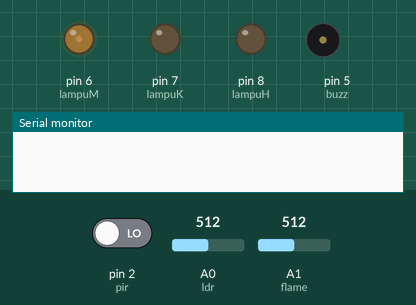
Bench run of a sketch on a simulated Arduino Uno, built with avr-gcc and run on an emulated ATmega328P. Parts: output pins drawn as LEDs (lit = HIGH), buzzer (waves = sounding, pin HIGH), the last lines printed to the serial monitor. The inputs (shaded band) are chosen by the test bench; at power-on: A1 (flame) = 512, A0 (ldr) = 512, pin 2 (pir) LOW.

Above: at 1.2 s.
1.3 s: A1 (flame) set to 538
At 2.1 s:
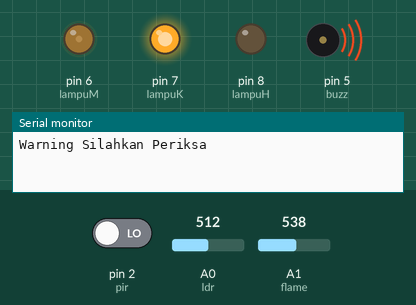
4.3 s: A1 (flame) set to 306
At 5.35 s:
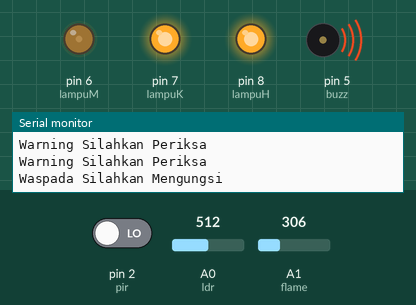
7.3 s: A0 (ldr) set to 716
At 7.55 s:
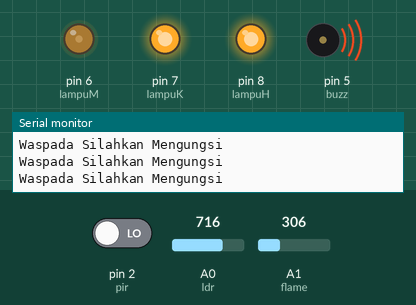
10.3 s: A1 (flame) set to 344
At 10.3 s:
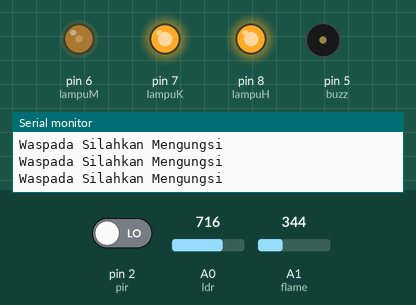
11.8 s: A0 (ldr) set to 0
At 12.9 s:
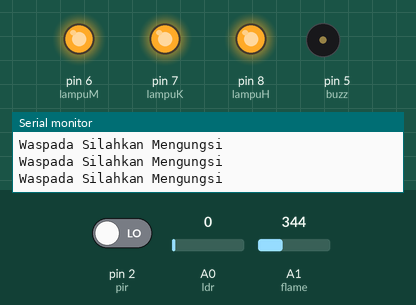
13.3 s: A1 (flame) set to 1023
At 14.0 s:
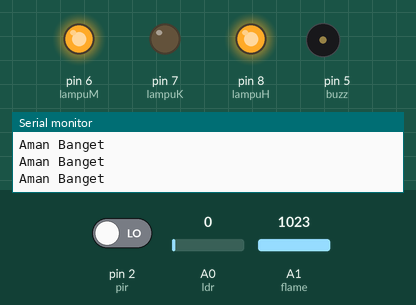
Timing chart, 0 to 15.8 s (numbered marks = the images above; inputs shaded):
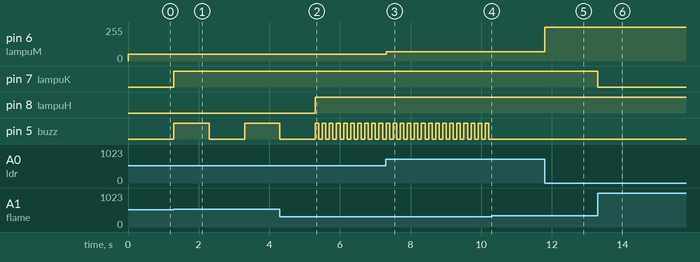

The sketch:

Challenge_gabungan.ino
```cpp
int lampuM = 6;
int lampuK = 7;
int lampuH = 8;
int buzz = 5;
int pir = 2;
int flame = A1;
int ldr = A0;

void setup() {
  // put your setup code here, to run once:
Serial.begin(9600);
pinMode(lampuM, OUTPUT);
pinMode(lampuK, OUTPUT);
pinMode(lampuH, OUTPUT);
pinMode(buzz, OUTPUT);
}

void loop() {
  // put your main code here, to run repeatedly:
int Bacaldr = analogRead(ldr);
Bacaldr = map(Bacaldr, 12,1023,0,100);
int Bacaflame = analogRead(flame);
Bacaflame = map(Bacaflame, 20,1021,100,0);
int Bacapir = digitalRead(pir);

//Serial.print("Nilai LDR : "+ String(Bacaldr));
  //Serial.print(" || Nilai sensor pir: " + String(Bacapir));
  //Serial.print(" || Nilai sensor flame: " + String(Bacaflame));
  //Serial.println();   //Untuk Enter

analogWrite(lampuM, Bacaldr);

if (Bacaflame <=10){
  digitalWrite(buzz, LOW);
  Serial.println("Aman Banget");
  digitalWrite(lampuH, HIGH);
  digitalWrite(lampuK, LOW);

}
else if (Bacaflame <=50){
  Serial.println("Warning Silahkan Periksa");
  digitalWrite(lampuK, HIGH);
  digitalWrite(lampuH, LOW);
  digitalWrite(buzz, HIGH);
  delay(1000);
  digitalWrite(buzz, LOW);
  delay(1000);
}
else if (Bacaflame >=70){
  Serial.println("Waspada Silahkan Mengungsi");
  digitalWrite(lampuK, HIGH);
  digitalWrite(lampuH, HIGH);
  digitalWrite(buzz, HIGH);
  delay(100);
  digitalWrite(buzz, LOW);
  delay(100);
  }


}
```

Measured:
- the behaviour switches between 520 and 521 on A1 (flame) (found by bisection; images 0 and 1)
- the behaviour switches between 330 and 331 on A1 (flame) (found by bisection; images 3 and 4)
- after the input at 1.3 s, pin 7 (lampuK): LOW → HIGH at once; pin 5 (buzz): LOW → HIGH at once, → LOW 1.0 s later, → HIGH 1.0 s later
- after the input at 4.3 s, pin 8 (lampuH): LOW → HIGH after 1.0 s
- after the input at 7.3 s, pin 6 (lampuM): 49/255 → 69/255 at once
- after the input at 10.3 s, pin 5 (buzz): stops changing and stays LOW
- after the input at 11.8 s, pin 6 (lampuM): 69/255 → 255/255 at once
- after the input at 13.3 s, pin 7 (lampuK): HIGH → LOW at once
